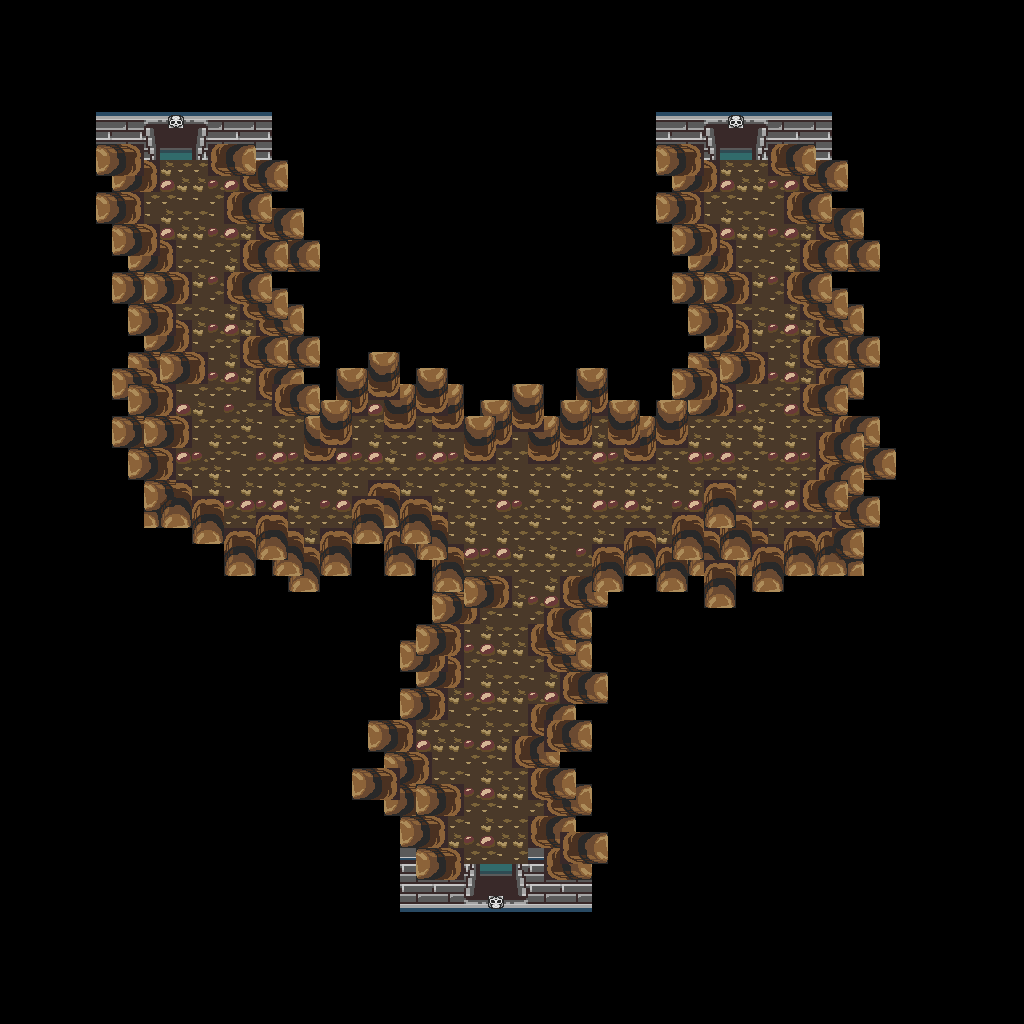

This game map was drawn from its Tiled (.tmx) file and the tilesets committed beside it. A one-line description and the trimmed map source follow:
An orthogonal 64x64 tile map with 16x16 px tiles, 1 tile layer (base), 1 hidden layer not drawn and 18 objects.

<map version="1.10" tiledversion="1.12.1" orientation="orthogonal" renderorder="right-down" width="64" height="64" tilewidth="16" tileheight="16" infinite="0" nextlayerid="3" nextobjectid="19">
 <tileset firstgid="1" source="../classiciphone_pics4.tsx" />
 <layer id="1" name="base" width="64" height="64">
  <data>[4096 cells, 4096 non-empty, 63 distinct tile ids]</data>
 </layer>
 <layer id="2" name="collision" width="64" height="64" visible="0">
  <properties><property name="collision" value="true" /></properties>
  <data>[4096 cells, 3638 non-empty, 1 distinct tile ids]</data>
 </layer>
 <objectgroup id="3" name="npcs">
  <object id="1" x="480.0" y="864.0" width="16" height="16">
   <properties>
    <property name="gani" value="tombdrdown.gif" />
    <property name="script" type="string">-- Auto-converted from GraalScript
-- // NPC made by Kino(Levels)
-- [CLIENT-SIDE — server no-op]
-- function onCreated()
-- {
-- setimg("tombdrdown.gif");
-- }
-- function onPlayertouchsme()
-- {
-- if (client.tombquest_key1 == 1)
-- {
-- say2("It locked behind me!");
-- }
-- if (client.tombquest_key1 == NULL)
-- {
-- say2("It's locked!");
-- }
-- }</property>
   </properties>
  </object>
  <object id="2" x="720.0" y="128.0" width="16" height="16">
   <properties>
    <property name="gani" value="tombdrup.gif" />
    <property name="script" type="string">-- Auto-converted from GraalScript
-- join("door");</property>
   </properties>
  </object>
  <object id="3" x="432.0" y="656.0" width="16" height="16">
   <properties>
    <property name="gani" value="candle.mng" />
    <property name="script" type="string">-- Auto-converted from GraalScript
-- // NPC made by Kino (LAT)
-- if (created) {
end
-- if (playertouchsme) {
end</property>
   </properties>
  </object>
  <object id="4" x="560.0" y="400.0" width="16" height="16">
   <properties>
    <property name="gani" value="candle.mng" />
    <property name="script" type="string">-- Auto-converted from GraalScript
-- // NPC made by Kino (LAT)
-- if (created) {
end
-- if (playertouchsme) {
end</property>
   </properties>
  </object>
  <object id="5" x="384.0" y="384.0" width="16" height="16">
   <properties>
    <property name="gani" value="candle.mng" />
    <property name="script" type="string">-- Auto-converted from GraalScript
-- // NPC made by Kino (LAT)
-- if (created) {
end
-- if (playertouchsme) {
end</property>
   </properties>
  </object>
  <object id="6" x="384.0" y="608.0" width="16" height="16">
   <properties>
    <property name="gani" value="light4.png" />
    <property name="script" type="string">-- Auto-converted from GraalScript
-- [CLIENT-SIDE — server no-op]
-- if (created) {
-- ;
-- dontblock;
-- }
-- if (playerenters) {
-- setcoloreffect 1,0.4,0,0.5;
-- drawaslight;
-- this.zoom = 1.3;
-- timeout = 0.05;
-- }
-- if (timeout) {
-- if (this.zoom&lt;=1) {
-- this.ds=1;
-- }
-- else if (this.zoom&gt;=1.1) {
-- this.ds=0;
-- }
-- if (this.ds==1) {
-- this.zoom += 0.02;
-- setzoomeffect this.zoom;
-- }
-- else if (this.ds==0) {
-- this.zoom -= 0.03;
-- setzoomeffect this.zoom;
-- }
-- timeout = 0.05;
-- }</property>
   </properties>
  </object>
  <object id="7" x="160.0" y="128.0" width="16" height="16">
   <properties>
    <property name="gani" value="tombdrup.gif" />
    <property name="script" type="string">-- Auto-converted from GraalScript
-- join("door");</property>
   </properties>
  </object>
  <object id="8" x="672.0" y="160.0" width="16" height="16">
   <properties>
    <property name="gani" value="candle.mng" />
    <property name="script" type="string">-- Auto-converted from GraalScript
-- // NPC made by Kino (LAT)
-- if (created) {
end
-- if (playertouchsme) {
end</property>
   </properties>
  </object>
  <object id="9" x="816.0" y="288.0" width="16" height="16">
   <properties>
    <property name="gani" value="candle.mng" />
    <property name="script" type="string">-- Auto-converted from GraalScript
-- // NPC made by Kino (LAT)
-- if (created) {
end
-- if (playertouchsme) {
end</property>
   </properties>
  </object>
  <object id="10" x="256.0" y="336.0" width="16" height="16">
   <properties>
    <property name="gani" value="candle.mng" />
    <property name="script" type="string">-- Auto-converted from GraalScript
-- // NPC made by Kino (LAT)
-- if (created) {
end
-- if (playertouchsme) {
end</property>
   </properties>
  </object>
  <object id="11" x="128.0" y="224.0" width="16" height="16">
   <properties>
    <property name="gani" value="candle.mng" />
    <property name="script" type="string">-- Auto-converted from GraalScript
-- // NPC made by Kino (LAT)
-- if (created) {
end
-- if (playertouchsme) {
end</property>
   </properties>
  </object>
  <object id="12" x="336.0" y="336.0" width="16" height="16">
   <properties>
    <property name="gani" value="light4.png" />
    <property name="script" type="string">-- Auto-converted from GraalScript
-- [CLIENT-SIDE — server no-op]
-- if (created) {
-- ;
-- dontblock;
-- }
-- if (playerenters) {
-- setcoloreffect 1,0.4,0,0.5;
-- drawaslight;
-- this.zoom = 1.3;
-- timeout = 0.05;
-- }
-- if (timeout) {
-- if (this.zoom&lt;=1) {
-- this.ds=1;
-- }
-- else if (this.zoom&gt;=1.1) {
-- this.ds=0;
-- }
-- if (this.ds==1) {
-- this.zoom += 0.02;
-- setzoomeffect this.zoom;
-- }
-- else if (this.ds==0) {
-- this.zoom -= 0.03;
-- setzoomeffect this.zoom;
-- }
-- timeout = 0.05;
-- }</property>
   </properties>
  </object>
  <object id="13" x="512.0" y="352.0" width="16" height="16">
   <properties>
    <property name="gani" value="light4.png" />
    <property name="script" type="string">-- Auto-converted from GraalScript
-- [CLIENT-SIDE — server no-op]
-- if (created) {
-- ;
-- dontblock;
-- }
-- if (playerenters) {
-- setcoloreffect 1,0.4,0,0.5;
-- drawaslight;
-- this.zoom = 1.3;
-- timeout = 0.05;
-- }
-- if (timeout) {
-- if (this.zoom&lt;=1) {
-- this.ds=1;
-- }
-- else if (this.zoom&gt;=1.1) {
-- this.ds=0;
-- }
-- if (this.ds==1) {
-- this.zoom += 0.02;
-- setzoomeffect this.zoom;
-- }
-- else if (this.ds==0) {
-- this.zoom -= 0.03;
-- setzoomeffect this.zoom;
-- }
-- timeout = 0.05;
-- }</property>
   </properties>
  </object>
  </objectgroup>
</map>
<!-- 5 of 18 objects omitted -->
